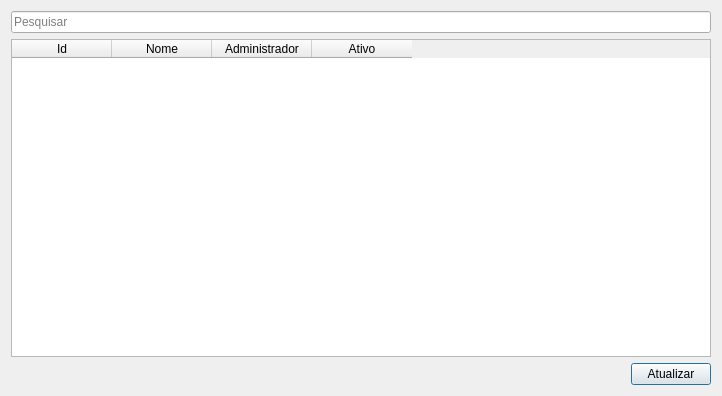
<?xml version="1.0" encoding="UTF-8"?>
<ui version="4.0">
 <class>Dialog</class>
 <widget class="QDialog" name="Dialog">
  <property name="geometry">
   <rect>
    <x>0</x>
    <y>0</y>
    <width>722</width>
    <height>396</height>
   </rect>
  </property>
  <property name="windowTitle">
   <string>Privilégios de Usuários</string>
  </property>
  <layout class="QGridLayout" name="gridLayout">
   <item row="0" column="0">
    <widget class="QLineEdit" name="searchLe">
     <property name="placeholderText">
      <string>Pesquisar</string>
     </property>
    </widget>
   </item>
   <item row="1" column="0">
    <widget class="QTableWidget" name="tableWidget">
     <column>
      <property name="text">
       <string>Id</string>
      </property>
     </column>
     <column>
      <property name="text">
       <string>Nome</string>
      </property>
     </column>
     <column>
      <property name="text">
       <string>Administrador</string>
      </property>
     </column>
     <column>
      <property name="text">
       <string>Ativo</string>
      </property>
     </column>
    </widget>
   </item>
   <item row="2" column="0">
    <layout class="QHBoxLayout" name="horizontalLayout">
     <item>
      <spacer name="horizontalSpacer">
       <property name="orientation">
        <enum>Qt::Horizontal</enum>
       </property>
       <property name="sizeHint" stdset="0">
        <size>
         <width>40</width>
         <height>20</height>
        </size>
       </property>
      </spacer>
     </item>
     <item>
      <widget class="QPushButton" name="saveBtn">
       <property name="text">
        <string>Atualizar</string>
       </property>
      </widget>
     </item>
    </layout>
   </item>
  </layout>
 </widget>
 <resources/>
 <connections/>
</ui>
